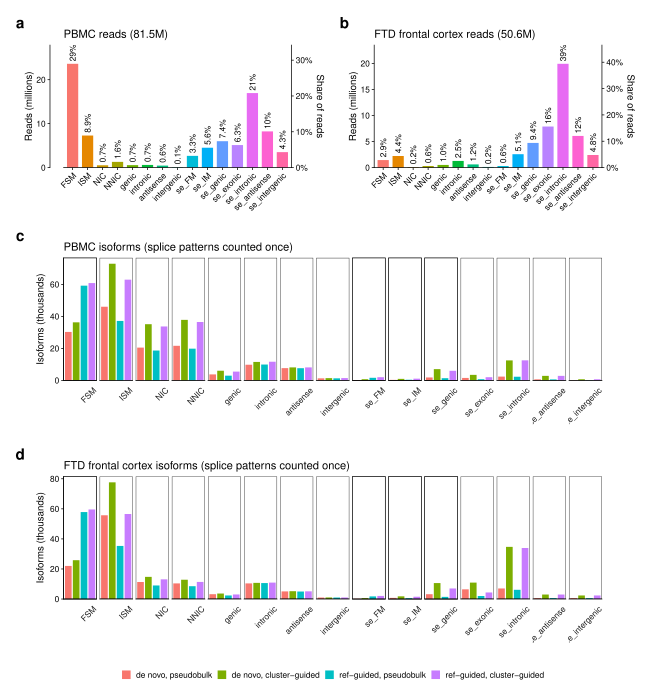

This chart was generated by the following R code:
#!/usr/bin/env Rscript
# Supplementary figure: SQANTI-like categories of the reads (a, b) and of the LRAA isoforms (c, d)
# for the PBMC and FTD (ALS LP00714) single-cell datasets. These were Figures 5a,b and 6a,b.
#
# Reads: each eval tree's __SQLIKE_read_analysis/*read_cats_sqlike.tsv (the aligned reads against
# the reference annotation; independent of the LRAA version).
# Isoforms: each eval tree's __SQLIKE_gtf_analysis/*_sqlike_spC.tsv (the current LRAA version's
# four runs, isoforms with the same splice pattern counted once).
#
# Writes SuppFig_categories.pdf at the manuscript text width, fonts embedded.
# Run from this directory:  Rscript SuppFig_categories.R

suppressPackageStartupMessages({
    library(tidyverse)
    library(patchwork)
})
source("../../LRAA_paper-PBMCs_study/__Paper_Figures/paper_fig_style.R")

EVAL = c(PBMC = "../../LRAA_paper-PBMCs_study", FTD = "../../LRAA_paper-FTD_study")
READ_CATS = c(PBMC = "__SQLIKE_read_analysis/PBMC-read_cats_sqlike.tsv",
              FTD = "__SQLIKE_read_analysis/ALS-LP00714-read_cats_sqlike.tsv")
ISO_CATS = c(PBMC = "__SQLIKE_gtf_analysis/PBMCs-LRAA_sqlike_spC.tsv",
             FTD = "__SQLIKE_gtf_analysis/LP00714-ALS-LRAA_sqlike_spC.tsv")
TITLE = c(PBMC = "PBMC", FTD = "FTD frontal cortex")

CATS = c("FSM", "ISM", "NIC", "NNIC", "genic", "intronic", "antisense", "intergenic",
         "se_FM", "se_IM", "se_genic", "se_exonic", "se_intronic", "se_antisense", "se_intergenic")
RUNS = c("denovo-basic-spC" = "de novo, pseudobulk",
         "denovo-scg-spC" = "de novo, cluster-guided",
         "refGuided-basic-spC" = "ref-guided, pseudobulk",
         "refGuided-scg-spC" = "ref-guided, cluster-guided")
RUN_COLORS = c("#f8766d", "#7cae00", "#00bfc4", "#c77cff")   # as in the draft figures

WIDTH_IN = 6.5
HEIGHT_IN = 7

read_plot = function(ds) {
    d = read_tsv(file.path(EVAL[[ds]], READ_CATS[[ds]]), show_col_types = FALSE) %>%
        mutate(Category = factor(Category, levels = CATS))
    total = sum(d$Count)
    ggplot(d, aes(Category, Count / 1e6, fill = Category)) +
        geom_col(width = 0.75, show.legend = FALSE) +
        # share of reads on each bar (user, 2026-11-14), one decimal below 10%
        geom_text(aes(label = ifelse(Count / total < 0.1, sprintf("%.1f%%", 100 * Count / total),
                                     sprintf("%.0f%%", 100 * Count / total))),
                  angle = 90, hjust = -0.15, size = PAPER$small_size / ggplot2::.pt,
                  family = PAPER$font) +
        scale_y_continuous(name = "Reads (millions)", expand = expansion(mult = c(0, 0.18)),
                           sec.axis = sec_axis(~ . * 1e6 / total, name = "Share of reads",
                                               labels = scales::percent_format(accuracy = 1))) +
        labs(x = NULL, title = sprintf("%s reads (%.1fM)", TITLE[[ds]], total / 1e6)) +
        theme_paper() +
        theme(axis.text.x = element_text(angle = 45, hjust = 1))
}

iso_plot = function(ds) {
    d = read_tsv(file.path(EVAL[[ds]], ISO_CATS[[ds]]), show_col_types = FALSE) %>%
        filter(type %in% names(RUNS)) %>%
        mutate(Category = factor(Category, levels = CATS),
               run = factor(RUNS[type], levels = RUNS))
    ggplot(d, aes(run, Count / 1e3, fill = run)) +
        geom_col(width = 0.85) +
        facet_grid(. ~ Category, switch = "x") +
        scale_fill_manual(values = setNames(RUN_COLORS, RUNS), name = NULL) +
        guides(fill = guide_legend(nrow = 1)) +
        scale_y_continuous(name = "Isoforms (thousands)", expand = expansion(mult = c(0, 0.05))) +
        labs(x = NULL, title = sprintf("%s isoforms (splice patterns counted once)", TITLE[[ds]])) +
        theme_paper() +
        theme(axis.text.x = element_blank(), axis.ticks.x = element_blank(),
              strip.placement = "outside",
              strip.text.x = element_text(angle = 45, hjust = 1, vjust = 1, size = PAPER$small_size),
              panel.spacing.x = unit(0.8, "mm"),
              panel.border = element_rect(fill = NA, linewidth = PAPER$line),
              legend.position = "bottom", legend.key.size = unit(2.5, "mm"))
}

fig = (read_plot("PBMC") | read_plot("FTD")) / iso_plot("PBMC") / iso_plot("FTD") +
    plot_layout(heights = c(1, 1, 1), guides = "collect") +
    plot_annotation(tag_levels = "a") &
    theme(plot.tag = element_text(size = 11, face = "bold", family = PAPER$font),
          legend.position = "bottom")

ggsave("SuppFig_categories.pdf", fig, width = WIDTH_IN, height = HEIGHT_IN, device = grDevices::pdf, useDingbats = FALSE)
embed_fonts("SuppFig_categories.pdf")   # paper_fig_style.R: embeds Helvetica (Nimbus Sans) without changing the layout
cat("wrote SuppFig_categories.pdf\n")
